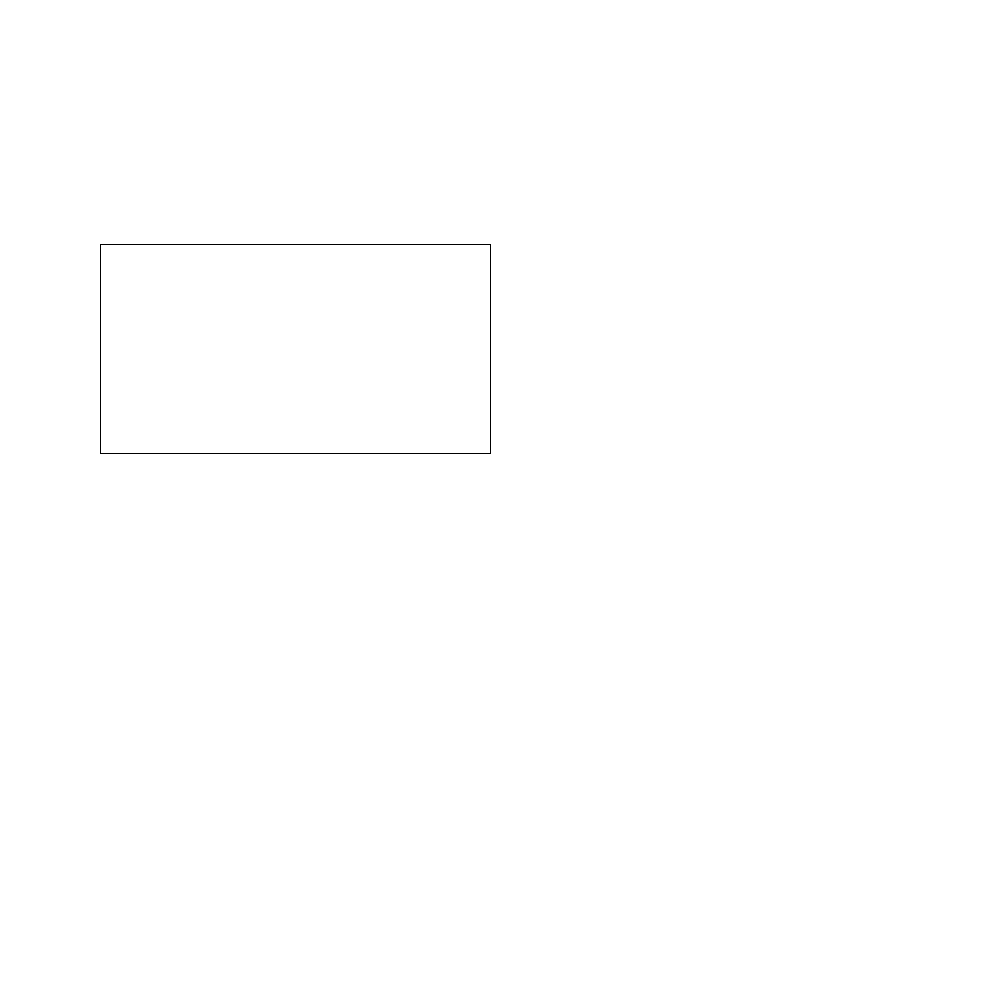
Frame 1 (no input)
Frame 60 (the mouse pressed at the canvas centre just before this capture): identical to frame 1, image omitted
Frame 120 (the mouse held since frame 60 and released just before this capture): identical to frame 1, image omitted

The Processing sketch that drew this single still picture (run headless with seeded random() and noise(); from frame 60 on, the mouse is pressed at the canvas centre):

// Processing sketch: Shapes
// ── Shapes.pde
import java.util.*;

void setup(){
  size(1000,1000);
  background(255);
}
void draw(){
  rect(100,244,390,209);
  //triangle(20,30,42,324,123,23);
  //ellipse(230,340,300,300);//draw a circle
  //circle(220,360,230);//draw a circle
  //ellipse(230,340,100,300);//draw an ellipse
  //polygon(200,200,235,6);
  
}


//x,y: center of the polygon's cordinate
//radius: radius of the polygon
//npoints: the number of vertexs
void polygon(float x, float y, float radius, int npoints) {
  float angle = TWO_PI / npoints;
  beginShape();
  for (float a = 0; a < TWO_PI; a += angle) {
    float sx = x + cos(a) * radius;
    float sy = y + sin(a) * radius;
    vertex(sx, sy);
  }
  endShape(CLOSE);
}
